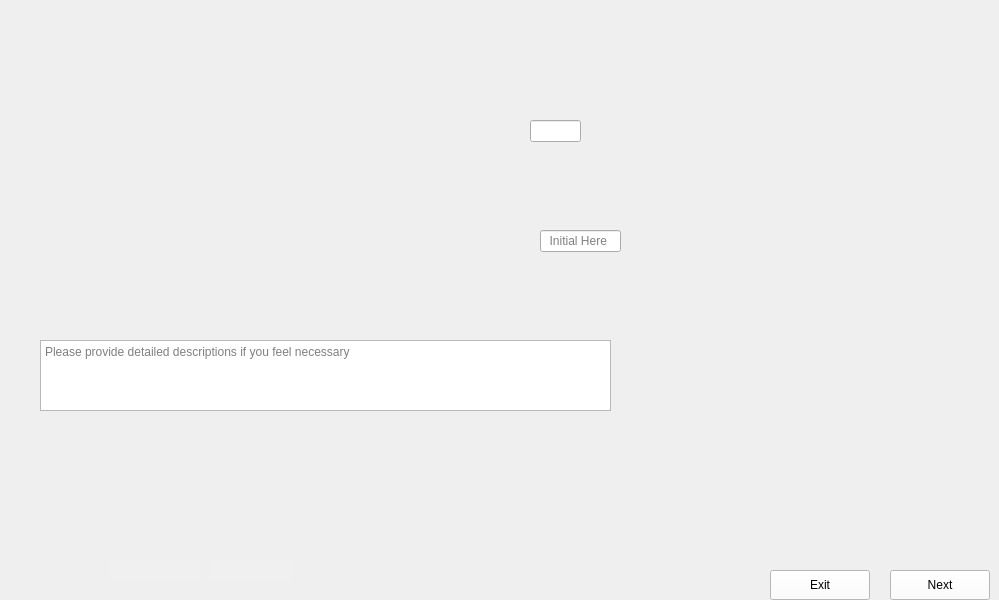
      <widget class="QWidget" name="Dice_Framing_Trench_Pattern_2">
       <property name="maximumSize">
        <size>
         <width>1024</width>
         <height>600</height>
        </size>
       </property>
       <property name="styleSheet">
        <string notr="true">border-image: url(:/images/images/Dice_Framing_Trench_Pattern_2.png);</string>
       </property>
       <widget class="QLineEdit" name="Dice_Framing_Trench_Pattern_2_Data1">
        <property name="geometry">
         <rect>
          <x>530</x>
          <y>120</y>
          <width>51</width>
          <height>22</height>
         </rect>
        </property>
        <property name="styleSheet">
         <string notr="true">border-image:None;</string>
        </property>
       </widget>
       <widget class="QLineEdit" name="Dice_Framing_Trench_Pattern_2_Data0">
        <property name="geometry">
         <rect>
          <x>540</x>
          <y>230</y>
          <width>81</width>
          <height>22</height>
         </rect>
        </property>
        <property name="styleSheet">
         <string notr="true">border-image:None;</string>
        </property>
        <property name="placeholderText">
         <string>  Initial Here</string>
        </property>
       </widget>
       <widget class="QTextEdit" name="Dice_Framing_Trench_Pattern_2_Comments">
        <property name="geometry">
         <rect>
          <x>40</x>
          <y>340</y>
          <width>571</width>
          <height>71</height>
         </rect>
        </property>
        <property name="styleSheet">
         <string notr="true">border-image:None;</string>
        </property>
        <property name="placeholderText">
         <string>Please provide detailed descriptions if you feel necessary </string>
        </property>
       </widget>
       <widget class="QLineEdit" name="Dice_Framing_Trench_Pattern_2_Initials">
        <property name="geometry">
         <rect>
          <x>210</x>
          <y>560</y>
          <width>81</width>
          <height>22</height>
         </rect>
        </property>
        <property name="styleSheet">
         <string notr="true">QLineEdit{
background-color: rgb(240, 240, 240);
border: none;
border-image:None;
}</string>
        </property>
       </widget>
       <widget class="QLineEdit" name="Dice_Framing_Trench_Pattern_2_Dates">
        <property name="geometry">
         <rect>
          <x>110</x>
          <y>560</y>
          <width>91</width>
          <height>22</height>
         </rect>
        </property>
        <property name="styleSheet">
         <string notr="true">QLineEdit{
background-color: rgb(240, 240, 240);
border: none;
border-image:None;
}</string>
        </property>
       </widget>
       <widget class="QPushButton" name="Dice_Framing_Trench_Pattern_2_Next">
        <property name="geometry">
         <rect>
          <x>890</x>
          <y>570</y>
          <width>100</width>
          <height>30</height>
         </rect>
        </property>
        <property name="styleSheet">
         <string notr="true">QPushButton{
background-color: rgb(255, 255, 255);
height: 35px;
border-image:None;
}
QPushButton::hover{
background-color: rgb(0, 0, 255);
}
QPushButton:pressed{
padding-top:7px;
padding-top:7px;
}</string>
        </property>
        <property name="text">
         <string>Next</string>
        </property>
       </widget>
       <widget class="QPushButton" name="Dice_Framing_Trench_Pattern_2_Back">
        <property name="geometry">
         <rect>
          <x>770</x>
          <y>570</y>
          <width>100</width>
          <height>30</height>
         </rect>
        </property>
        <property name="styleSheet">
         <string notr="true">QPushButton{
background-color: rgb(255, 255, 255);
height: 35px;
border-image:None;
}
QPushButton::hover{
background-color: rgb(0, 0, 255);
}
QPushButton:pressed{
padding-top:7px;
padding-top:7px;
}</string>
        </property>
        <property name="text">
         <string>Exit</string>
        </property>
       </widget>
      </widget>
